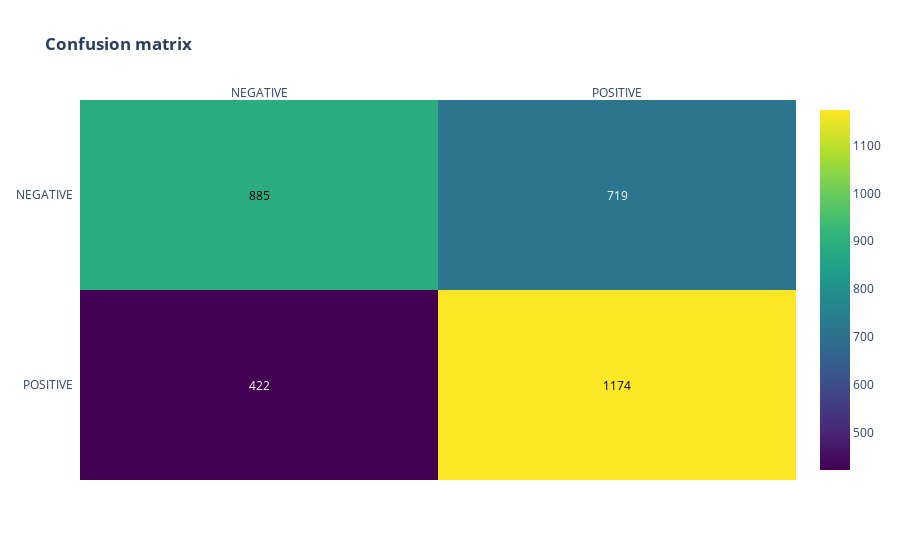

Source (notebook cell):
### Code cell
y_preds = (model.predict(X_test) > 0.5).astype("int32")
print(classification_report(y_test, y_preds, target_names=target_names))
print("ROC AUC score : ", round(roc_auc_score(y_test, y_preds), 3))
print("Average Precision score : ", round(average_precision_score(y_test, y_preds), 3),)
conf_matrix(metrics.confusion_matrix(y_test, y_preds))

### Figure 1 — Plotly figure (JSON) as saved in the notebook; plotly's stock layout.template omitted (floating-point values rounded to 4 significant figures)
{"data": [{"colorscale": [[0, "#440154"], [0.1111, "#482878"], [0.2222, "#3e4989"], [0.3333, "#31688e"], [0.4444, "#26828e"], [0.5556, "#1f9e89"], [0.6667, "#35b779"], [0.7778, "#6ece58"], [0.8889, "#b5de2b"], [1, "#fde725"]], "reversescale": false, "showscale": true, "type": "heatmap", "x": ["NEGATIVE", "POSITIVE"], "y": ["POSITIVE", "NEGATIVE"], "z": [[422, 1174], [885, 719]]}], "layout": {"annotations": [{"font": {"color": "#FFFFFF"}, "showarrow": false, "text": "422", "x": "NEGATIVE", "xref": "x", "y": "POSITIVE", "yref": "y"}, {"font": {"color": "#000000"}, "showarrow": false, "text": "1174", "x": "POSITIVE", "xref": "x", "y": "POSITIVE", "yref": "y"}, {"font": {"color": "#000000"}, "showarrow": false, "text": "885", "x": "NEGATIVE", "xref": "x", "y": "NEGATIVE", "yref": "y"}, {"font": {"color": "#FFFFFF"}, "showarrow": false, "text": "719", "x": "POSITIVE", "xref": "x", "y": "NEGATIVE", "yref": "y"}], "autosize": true, "title": {"text": "<b>Confusion matrix</b>"}, "xaxis": {"autorange": true, "dtick": 1, "gridcolor": "rgb(0, 0, 0)", "range": [-0.5, 1.5], "side": "top", "ticks": "", "type": "category"}, "yaxis": {"autorange": true, "dtick": 1, "range": [-0.5, 1.5], "ticks": "", "ticksuffix": "  ", "type": "category"}}}
